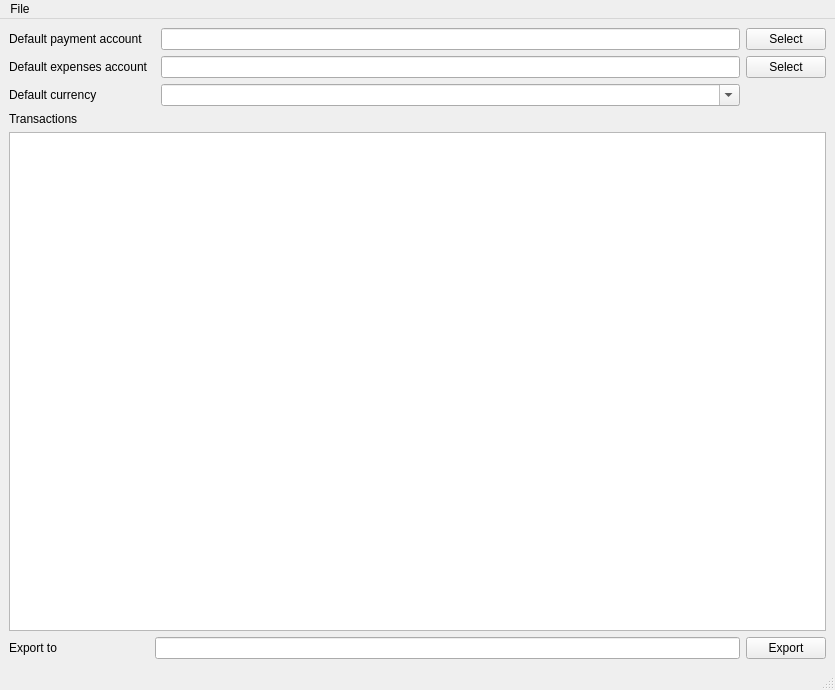
<?xml version="1.0" encoding="UTF-8"?>
<ui version="4.0">
 <class>MainWindow</class>
 <widget class="QMainWindow" name="MainWindow">
  <property name="geometry">
   <rect>
    <x>0</x>
    <y>0</y>
    <width>835</width>
    <height>690</height>
   </rect>
  </property>
  <property name="windowTitle">
   <string>Beancount importer</string>
  </property>
  <widget class="QWidget" name="centralwidget">
   <property name="sizePolicy">
    <sizepolicy hsizetype="Expanding" vsizetype="Expanding">
     <horstretch>0</horstretch>
     <verstretch>0</verstretch>
    </sizepolicy>
   </property>
   <layout class="QGridLayout" name="gridLayout">
    <item row="1" column="3">
     <widget class="QPushButton" name="selectExpensesAccountBtn">
      <property name="text">
       <string>Select</string>
      </property>
     </widget>
    </item>
    <item row="4" column="0">
     <widget class="QLabel" name="label_4">
      <property name="text">
       <string>Transactions</string>
      </property>
     </widget>
    </item>
    <item row="0" column="3">
     <widget class="QPushButton" name="selectPaymentAccountBtn">
      <property name="text">
       <string>Select</string>
      </property>
     </widget>
    </item>
    <item row="2" column="0">
     <widget class="QLabel" name="label_3">
      <property name="text">
       <string>Default currency</string>
      </property>
     </widget>
    </item>
    <item row="0" column="0">
     <widget class="QLabel" name="label">
      <property name="text">
       <string>Default payment account</string>
      </property>
     </widget>
    </item>
    <item row="0" column="2">
     <widget class="QLineEdit" name="defaultPaymentAccountLE"/>
    </item>
    <item row="1" column="0">
     <widget class="QLabel" name="label_2">
      <property name="text">
       <string>Default expenses account</string>
      </property>
     </widget>
    </item>
    <item row="5" column="0" colspan="4">
     <widget class="QTableView" name="transactionTableView"/>
    </item>
    <item row="1" column="2">
     <widget class="QLineEdit" name="defaultExpensesAccountLE"/>
    </item>
    <item row="2" column="2">
     <widget class="QComboBox" name="defaultCurrencyComboBox">
      <property name="editable">
       <bool>true</bool>
      </property>
     </widget>
    </item>
    <item row="6" column="0">
     <widget class="QLabel" name="label_5">
      <property name="text">
       <string>Export to</string>
      </property>
     </widget>
    </item>
    <item row="6" column="1" colspan="2">
     <widget class="QLineEdit" name="exportPathLE"/>
    </item>
    <item row="6" column="3">
     <widget class="QPushButton" name="exportBtn">
      <property name="text">
       <string>Export</string>
      </property>
     </widget>
    </item>
   </layout>
  </widget>
  <widget class="QMenuBar" name="menubar">
   <property name="geometry">
    <rect>
     <x>0</x>
     <y>0</y>
     <width>835</width>
     <height>23</height>
    </rect>
   </property>
   <widget class="QMenu" name="menuFiles">
    <property name="title">
     <string>File</string>
    </property>
    <addaction name="openBeancountAccountAction"/>
    <addaction name="openAlipayCsvAction"/>
    <addaction name="openWechatCsvAction"/>
   </widget>
   <addaction name="menuFiles"/>
  </widget>
  <widget class="QStatusBar" name="statusbar"/>
  <action name="openAlipayCsvAction">
   <property name="text">
    <string>Open Alipay csv</string>
   </property>
  </action>
  <action name="openBeancountAccountAction">
   <property name="text">
    <string>Open beancount</string>
   </property>
  </action>
  <action name="openWechatCsvAction">
   <property name="text">
    <string>Open Wechat csv</string>
   </property>
  </action>
 </widget>
 <resources/>
 <connections/>
</ui>
